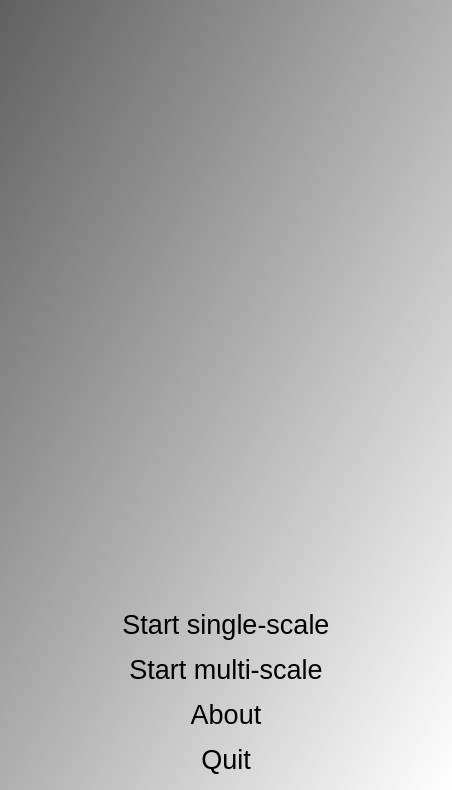
<?xml version="1.0" encoding="UTF-8"?>
<ui version="4.0">
 <class>QtMusicTheoryMenuDialog</class>
 <widget class="QDialog" name="QtMusicTheoryMenuDialog">
  <property name="geometry">
   <rect>
    <x>0</x>
    <y>0</y>
    <width>452</width>
    <height>790</height>
   </rect>
  </property>
  <property name="font">
   <font>
    <pointsize>20</pointsize>
   </font>
  </property>
  <property name="windowTitle">
   <string>MusicTheory</string>
  </property>
  <property name="windowIcon">
   <iconset resource="MusicTheory.qrc">
    <normaloff>:/images/R.png</normaloff>:/images/R.png</iconset>
  </property>
  <property name="styleSheet">
   <string notr="true">QDialog { 
background-color: qlineargradient(x1: 0, y1: 0, x2: 1, y2: 1, stop: 0  #606060, stop: 1 #ffffff);
}
QDialog { 
selection-color: black;
selection-background-color: white
}

QPushButton { font: 48px, &quot;Verdana&quot; }
QPushButton{ 
selection-color: black;
selection-background-color: white
}
</string>
  </property>
  <layout class="QGridLayout" name="gridLayout">
   <item row="0" column="0">
    <widget class="QLabel" name="label">
     <property name="text">
      <string/>
     </property>
     <property name="pixmap">
      <pixmap resource="MusicTheory.qrc">:/images/MusicTheory.png</pixmap>
     </property>
    </widget>
   </item>
   <item row="3" column="0">
    <widget class="QPushButton" name="button_about">
     <property name="text">
      <string>About</string>
     </property>
     <property name="flat">
      <bool>true</bool>
     </property>
    </widget>
   </item>
   <item row="4" column="0">
    <widget class="QPushButton" name="button_quit">
     <property name="text">
      <string>Quit</string>
     </property>
     <property name="flat">
      <bool>true</bool>
     </property>
    </widget>
   </item>
   <item row="1" column="0">
    <widget class="QPushButton" name="button_start_singlescale">
     <property name="text">
      <string>Start single-scale</string>
     </property>
     <property name="flat">
      <bool>true</bool>
     </property>
    </widget>
   </item>
   <item row="2" column="0">
    <widget class="QPushButton" name="button_start_multiscale">
     <property name="text">
      <string>Start multi-scale</string>
     </property>
     <property name="flat">
      <bool>true</bool>
     </property>
    </widget>
   </item>
  </layout>
 </widget>
 <tabstops>
  <tabstop>button_start_singlescale</tabstop>
  <tabstop>button_start_multiscale</tabstop>
  <tabstop>button_about</tabstop>
  <tabstop>button_quit</tabstop>
 </tabstops>
 <resources>
  <include location="MusicTheory.qrc"/>
 </resources>
 <connections/>
</ui>
